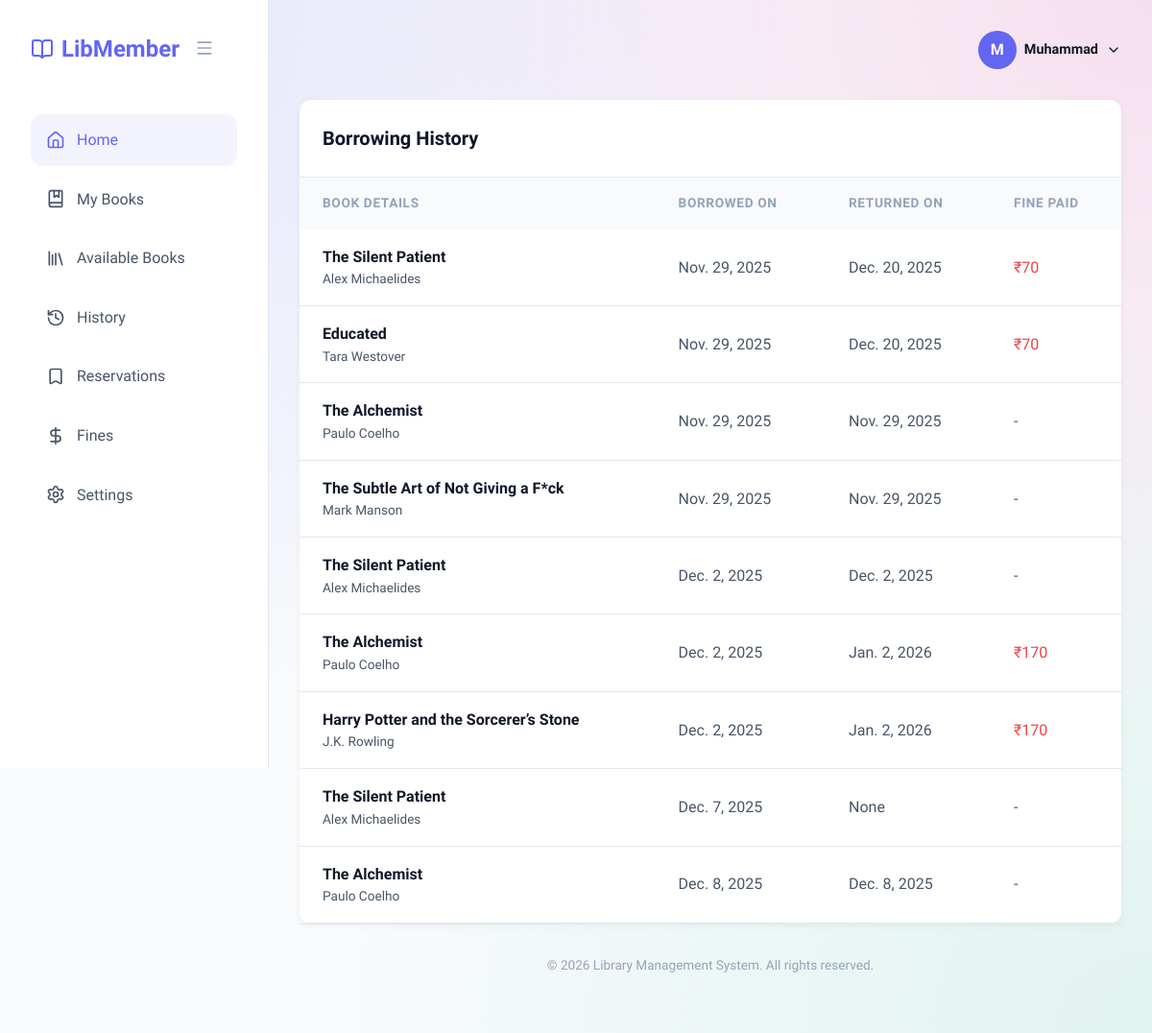
/history/ (signed in), run on an earlier commit of the app's database.
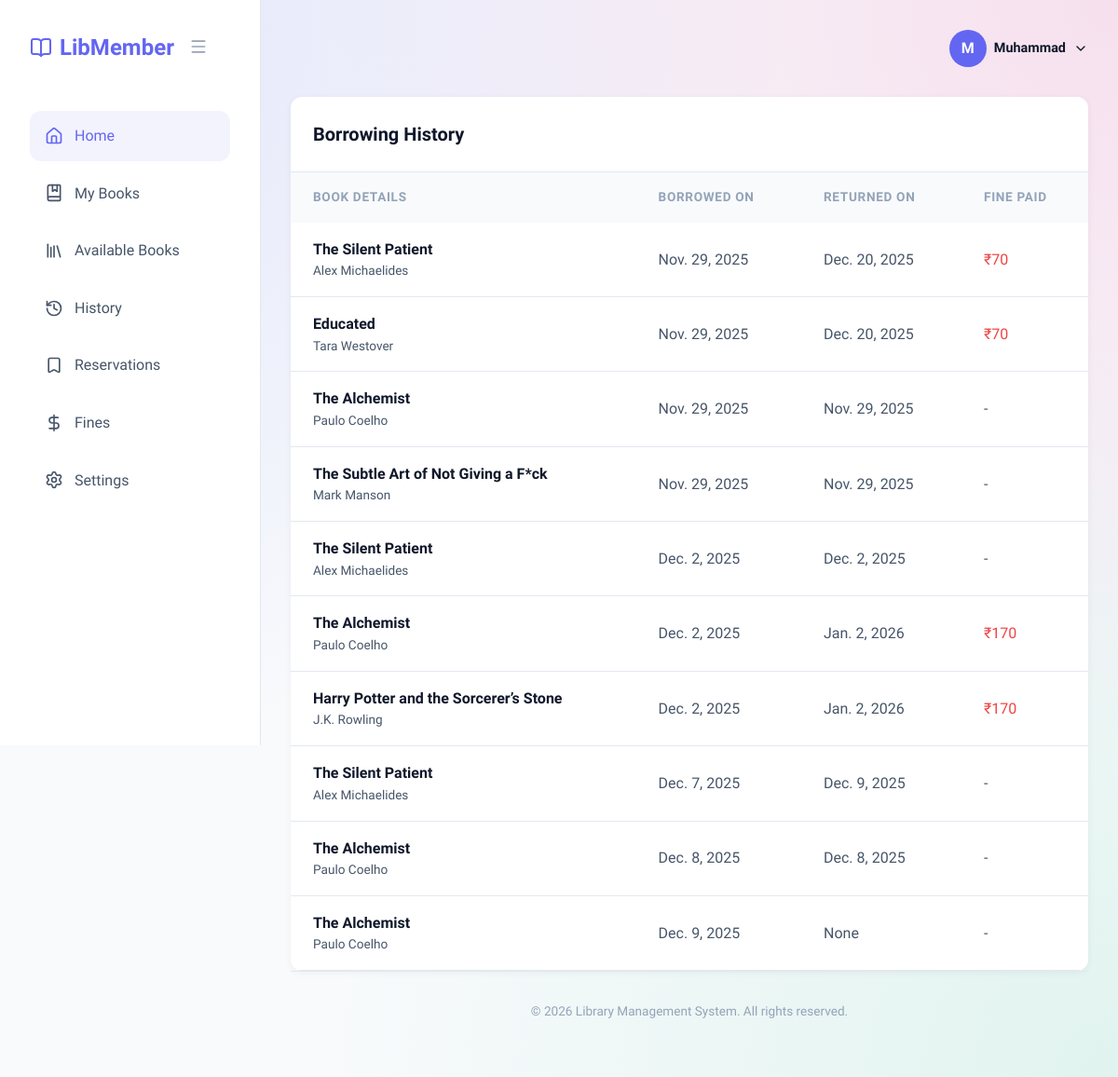
And on a later commit of the database.
### library_management/models.py (models this page shows, shortened)
class BorrowRecord(models.Model):
    book = models.ForeignKey(Book, on_delete=models.CASCADE)
    borrower = models.ForeignKey(Member, on_delete=models.CASCADE)
    borrow_date = models.DateField()
    return_date = models.DateField(null=True, blank=True)
    due_date = models.DateField()
    is_returned = models.BooleanField(default=False)
    is_overdue = models.BooleanField(default=False)
    fine = models.IntegerField(default=0)
    borrow_duration = models.DurationField(null=True,blank=True)

class Book(models.Model):
    STATUS_CHOICE = [
        ('available', 'Available'),
        ('unavailable', 'Unavailable')
    ]
    Genre_CHOICE = [
        ('fiction', 'Fiction'),
        ('nonfiction', 'Non-Fiction'),
        ('biography', 'Biography'),
        ('selfhelp', 'Self-Help'),
        ('children', 'Children'),
        ('youngadult', 'Young Adult'),
        ('mystery', 'Mystery'),
        ('romance', 'Romance'),
        ('thriller', 'Thriller'),
        ('history', 'History')
    ]
    Title = models.CharField(max_length=50)
    Author = models.CharField(max_length=50)
    Price = models.IntegerField()
    Published_date = models.DateField(default=date.today)
    Image = models.ImageField(upload_to='images/')
    ISBN = models.CharField(max_length=50, unique=True)
    Pages = models.IntegerField()
    Status = models.CharField(max_length=50, choices=STATUS_CHOICE, default='available')
    Genre = models.CharField(max_length=50, choices=Genre_CHOICE)
    Added_on = models.DateTimeField(auto_now_add=True)
    Updated_on = models.DateTimeField(auto_now=True)

### library_management/views.py (the view)
# urls.py: path('history/',views.member_history,name='member_history'),
def member_history(request):
    if request.session.get('is_logged_in'):
        user = User.objects.get(id=request.session['user_id'])
        history = []
        try:
            member = Member.objects.get(user=user)
            all_records = BorrowRecord.objects.filter(borrower=member).order_by('borrow_date')
            for record in all_records:
                history.append(record)
            context = {
                'history': history
            }
            return render(request, 'member_history.html', context)
        except Member.DoesNotExist:
            messages.error(request, 'Member profile not found.')
            return redirect('/home/')
    else:
        return redirect('/login/')

### library_management/templates/member_history.html (shortened to what this page needs)
{% extends 'member_base.html' %}
{% block body %}
    <div
        style="background: white; border-radius: var(--radius-md); box-shadow: 0 2px 8px rgba(0,0,0,0.05); overflow: hidden;">
        <div style="padding: 1.5rem; border-bottom: 1px solid var(--border-light);">
            <h2 style="font-size: 1.25rem; font-weight: 700;">Borrowing History</h2>
        </div>
        <div style="overflow-x: auto;">
            <table style="width: 100%; border-collapse: collapse;">
                <thead>
                    <tr style="background: var(--bg-body); text-align: left;">
                        <th
                            style="padding: 1rem 1.5rem; font-weight: 600; color: var(--text-muted); font-size: 0.85rem; text-transform: uppercase; letter-spacing: 0.05em;">
                            Book Details</th>
                        <th
                            style="padding: 1rem 1.5rem; font-weight: 600; color: var(--text-muted); font-size: 0.85rem; text-transform: uppercase; letter-spacing: 0.05em;">
                            Borrowed On</th>
                        <th
                            style="padding: 1rem 1.5rem; font-weight: 600; color: var(--text-muted); font-size: 0.85rem; text-transform: uppercase; letter-spacing: 0.05em;">
                            Returned On</th>
                        <th
                            style="padding: 1rem 1.5rem; font-weight: 600; color: var(--text-muted); font-size: 0.85rem; text-transform: uppercase; letter-spacing: 0.05em;">
                            Fine Paid</th>
                    </tr>
                </thead>
                <tbody>
                    {% for record in history %}
                    <tr style="border-bottom: 1px solid var(--border-light);">
                        <td style="padding: 1rem 1.5rem;">
                            <div style="font-weight: 600; color: var(--text-main);">{{ record.book.Title }}</div>
                            <div style="font-size: 0.85rem; color: var(--text-secondary);">{{ record.book.Author }}
                            </div>
                        </td>
                        <td style="padding: 1rem 1.5rem; color: var(--text-secondary);">{{ record.borrow_date }}</td>
                        <td style="padding: 1rem 1.5rem; color: var(--text-secondary);">{{ record.return_date }}</td>
                        <td style="padding: 1rem 1.5rem; color: var(--text-secondary);">
                            {% if record.fine > 0 %}
                            <span style="color: var(--danger);">₹{{ record.fine }}</span>
                            {% else %}
                            -
                            {% endif %}
                        </td>
                    </tr>
                    {% empty %}
                    <tr>
                        <td colspan="4" style="padding: 2rem; text-align: center; color: var(--text-muted);">
                            No history available.
                        </td>
                    </tr>
                    {% endfor %}
                </tbody>
            </table>
        </div>
    </div>
{% endblock body %}

### library_management/templates/member_base.html (shortened to what this page needs)
<!DOCTYPE html>
<html lang="en">
<head>
    {% load static %}
    <link rel="stylesheet" href="{% static 'library_management/premium_style.css' %}">
    <link rel="stylesheet" href="{% static 'library_management/enhanced_ui.css' %}">
</head>
<body>
    <div class="dashboard-layout">
        <aside class="sidebar" id="sidebar">
            <div class="sidebar-logo">
                <div style="display: flex; align-items: center; gap: 0.5rem;">
                    <i data-lucide="book-open" style="width: 24px; height: 24px; color: var(--primary);"></i>
                    <span class="logo-text">LibMember</span>
                </div>
                <button id="sidebarToggle"
                    style="background: none; border: none; cursor: pointer; color: var(--text-muted); padding: 0.5rem;">
                    <i data-lucide="menu" style="width: 20px; height: 20px;"></i>
                </button>
            </div>
            <nav>
                <a href="{% url 'user' %}" class="nav-item active">
                    <i data-lucide="home" style="width: 20px; height: 20px;"></i>
                    <span class="nav-text">Home</span>
                </a>
                <a href="{% url 'my_books' %}" class="nav-item">
                    <i data-lucide="book-marked" style="width: 20px; height: 20px;"></i>
                    <span class="nav-text">My Books</span>
                </a>
                <a href="{% url 'available_books' %}" class="nav-item">
                    <i data-lucide="library" style="width: 20px; height: 20px;"></i>
                    <span class="nav-text">Available Books</span>
                </a>
                <a href="{% url 'member_history' %}" class="nav-item">
                    <i data-lucide="history" style="width: 20px; height: 20px;"></i>
                    <span class="nav-text">History</span>
                </a>
                <a href="#" class="nav-item">
                    <i data-lucide="bookmark" style="width: 20px; height: 20px;"></i>
                    <span class="nav-text">Reservations</span>
                </a>
                <a href="{% url 'fines' %}" class="nav-item">
                    <i data-lucide="dollar-sign" style="width: 20px; height: 20px;"></i>
                    <span class="nav-text">Fines</span>
                </a>
                <a href="#" class="nav-item">
                    <i data-lucide="settings" style="width: 20px; height: 20px;"></i>
                    <span class="nav-text">Settings</span>
                </a>
            </nav>
        </aside>
        <main class="main-content">
            <header class="dashboard-header" style="justify-content: flex-end; margin-bottom: 2rem;">
                <div class="profile-dropdown">
                    <div class="profile-trigger" onclick="toggleDropdown()">
                        <div
                            style="width: 40px; height: 40px; background: var(--primary); border-radius: 50%; color: white; display: flex; align-items: center; justify-content: center; font-weight: 700; overflow: hidden;">
                            {% if user.profile_image %}
                            <img src="{{ user.profile_image.url }}" alt="Profile"
                                style="width: 100%; height: 100%; object-fit: cover;">
                            {% else %}
                            {{ user.first_name|slice:":1"|default:"U" }}
                            {% endif %}
                        </div>
                        <span style="font-weight: 600; font-size: 0.9rem;">{{ user.first_name }}</span>
                        <i data-lucide="chevron-down" style="width: 16px; height: 16px;"></i>
                    </div>
                </div>
            </header>
            {% block body %}
            {% endblock body %}
            <footer class="dashboard-footer">
                <p>&copy; {% now "Y" %} Library Management System. All rights reserved.</p>
            </footer>
        </main>
    </div>
</body>
</html>

### library_management/static/library_management/premium_style.css (style rules this page uses)
:root { --primary: #6366f1; --primary-dark: #4338ca; --secondary: #8b5cf6; --accent: #ec4899; --success: #10b981; --warning: #f59e0b; --danger: #ef4444; --bg-body: #f8fafc; --bg-surface: #ffffff; --bg-glass: rgba(255, 255, 255, 0.7); --text-main: #0f172a; --text-secondary: #475569; --text-muted: #94a3b8; --border-light: #e2e8f0; --shadow-sm: 0 1px 2px 0 rgba(0, 0, 0, 0.05); --shadow-md: 0 4px 6px -1px rgba(0, 0, 0, 0.1); --shadow-lg: 0 10px 15px -3px rgba(0, 0, 0, 0.1); --shadow-glass: 0 8px 32px 0 rgba(31, 38, 135, 0.15); --radius-sm: 0.5rem; --radius-md: 0.75rem; --radius-lg: 1rem; --radius-xl: 1.5rem; }
* { margin: 0; padding: 0; box-sizing: border-box; }
body { font-family: 'Plus Jakarta Sans', sans-serif; background-color: var(--bg-body); background-image: radial-gradient(at 0% 0%, rgba(99, 102, 241, 0.15) 0px, transparent 50%), radial-gradient(at 100% 0%, rgba(236, 72, 153, 0.15) 0px, transparent 50%), radial-gradient(at 100% 100%, rgba(16, 185, 129, 0.1) 0px, transparent 50%); background-attachment: fixed; color: var(--text-main); min-height: 100vh; line-height: 1.6; -webkit-font-smoothing: antialiased; }
a { text-decoration: none; color: inherit; transition: all 0.2s ease; }
.dashboard-layout { display: flex; min-height: 100vh; }
.sidebar { width: 280px; background: white; border-right: 1px solid var(--border-light); padding: 2rem; display: flex; flex-direction: column; position: fixed; height: 100vh; left: 0; top: 0; }
.main-content { flex: 1; margin-left: 280px; padding: 2rem; }
.sidebar-logo { font-size: 1.5rem; font-weight: 800; color: var(--primary); margin-bottom: 3rem; display: flex; align-items: center; gap: 0.5rem; }
.nav-item { display: flex; align-items: center; gap: 0.75rem; padding: 0.875rem 1rem; color: var(--text-secondary); border-radius: var(--radius-md); margin-bottom: 0.5rem; font-weight: 500; transition: all 0.2s; }
.nav-item:hover, .nav-item.active { background: rgba(99, 102, 241, 0.08); color: var(--primary); }
.dashboard-header { display: flex; justify-content: space-between; align-items: center; margin-bottom: 2rem; }
@media (min-width: 1025px) { .sidebar { width: 280px; } }
@media (min-width: 1025px) { .main-content { margin-left: 280px; } }

### library_management/static/library_management/enhanced_ui.css (style rules this page uses)
.sidebar, .main-content { transition: all 0.3s cubic-bezier(0.4, 0, 0.2, 1); }
.sidebar .nav-text, .sidebar .logo-text { transition: opacity 0.2s ease, width 0.2s ease; white-space: nowrap; overflow: hidden; }
.profile-dropdown { position: relative; display: inline-block; }
.profile-trigger { cursor: pointer; display: flex; align-items: center; gap: 0.5rem; }
.dashboard-footer { margin-top: auto; padding: 2rem; text-align: center; color: var(--text-muted); font-size: 0.85rem; border-top: 1px solid var(--border-light); }

What changed in the data, as far as the page shows it:
changed BorrowRecord "Dec. 7, 2025": return_date "None" → "Dec. 9, 2025"
added BorrowRecord: book.Title "The Alchemist", book.Author "Paulo Coelho", borrow_date "Dec. 9, 2025", return_date "None"
